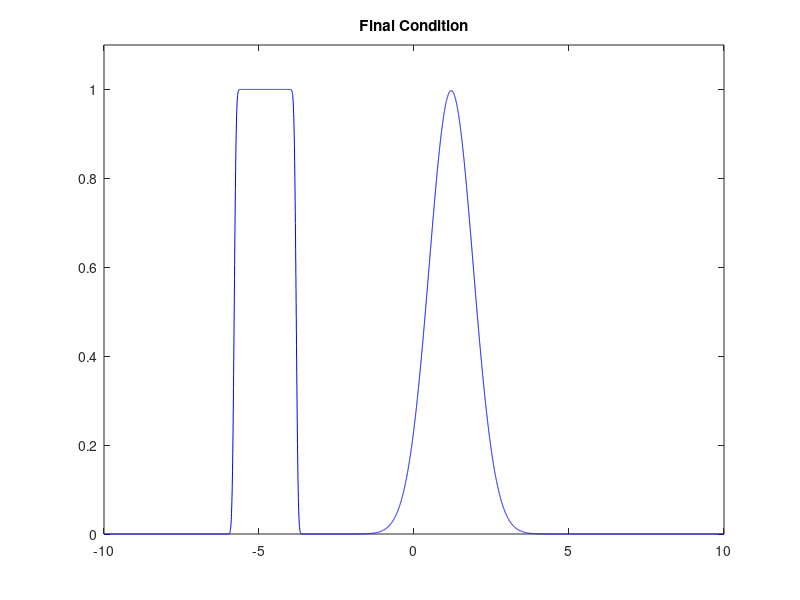

MATLAB code for this plot:
% moving_wave_vectorized_lax.m

clear
%clc
close('all')

N = 10000;
u = 1;

plot_freq = 200;
plot_switch = 0;
x_left = -10;
x_right = 10;
x_space = linspace(x_left,x_right,N);

dx = x_space(2)-x_space(1);
dt = 0.6*(dx)/u;
nu = u*dx/dt;

Num_ts = min(1000,ceil(15/dt));
% set initial condition
%f = zeros(N,1);
x_space = linspace(x_left,x_right,N);

f_l = 1;
f = f_l*exp(-(x_space.*x_space));
f((x_space < -5) & (x_space > -7)) = 1;

f_tmp = zeros(N,1);

% plot initial condition
plot(x_space,f,'-b','LineWidth',2);
axis([x_left x_right 0 1.1*f_l]);
title('\bf{Wave Example}','FontSize',14);
xlabel('\bf{X}','FontSize',14);
ylabel('\bf{f(x)}','FontSize',14);
grid on
drawnow

tic;

ind = (1:N)';
x_m = circshift(ind,1);
x_p = circshift(ind,-1);

for ts = 1:Num_ts
    
    if(mod(ts,100)==0)
       fprintf('Executing time step number %d.\n',ts);
    end
    
    f_tmp = 0.5.*(f(x_p)+f(x_m))-(u*dt/(2*dx)).*(f(x_p)-f(x_m));
    
    f = f_tmp;
    
    if(plot_switch==1)
        if(mod(ts,plot_freq)==0)
            plot(x_space,f,'-b')
            axis([x_left x_right 0 1.1*f_l]);
            drawnow
        end
    end
    
end

ex_time = toc;

plot(x_space,f,'-b');
axis([x_left x_right 0 1.1*f_l]);
title('\bf{Final Condition}');
drawnow

fprintf('Execution time = %g.\n Average time per DOF*update = %g. \n',ex_time, ex_time/(N*Num_ts));
fprintf('DOF updates per second = %g.\n',(N*Num_ts)/ex_time);